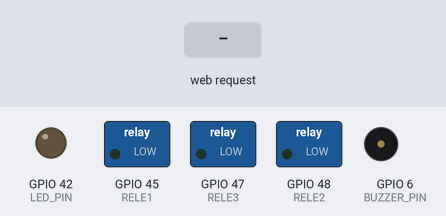
Bench run of a sketch on a simulated ESP32-S3. On the bench: switched loads named in the sketch (green lamp = pin HIGH), output pins drawn as LEDs (lit = HIGH), buzzer (waves = sounding). The test bench sets the inputs (shaded band). WiFi joins after 1.5 s; servers stay silent unless stated; what the sketch prints to the serial monitor is not drawn.

Above: at 2.7 s.
2.8 s: HTTP request GET /buzzer received
At 2.95 s:
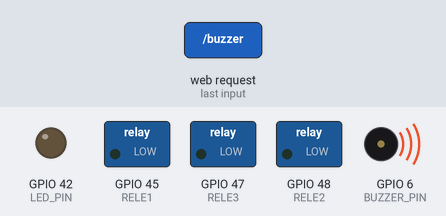
4.6 s: HTTP request GET /led?estado=on received
At 5.0 s:
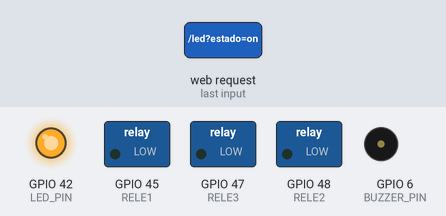
6.1 s: HTTP request GET /rele1?estado=on received
At 7.3 s:
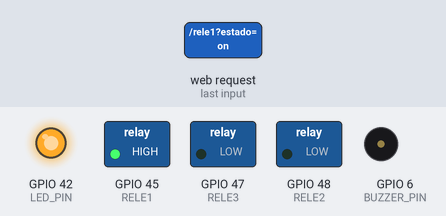
7.6 s: HTTP request GET /led?estado=1 received
At 8.4 s:
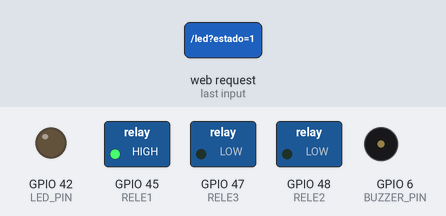
9.1 s: HTTP request GET /rele2?estado=on received
At 9.6 s:
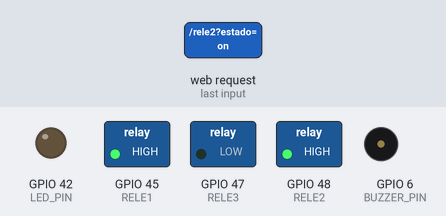
10.6 s: HTTP request GET /rele1?estado=1 received
At 11.9 s:
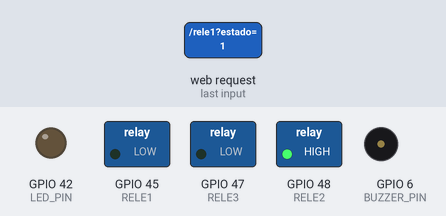
Timing chart, 0 to 13.1 s (numbered marks = the images above; inputs shaded):
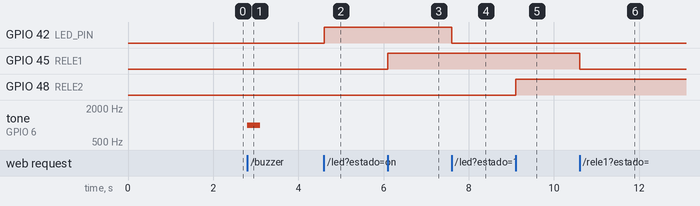

Measured:
- after the input at 2.8 s, tone on GPIO 6 (BUZZER_PIN): silent → 1000 Hz at once, → silent 0.30 s later
- after the input at 4.6 s, GPIO 42 (LED_PIN): LOW → HIGH at once
- after the input at 6.1 s, GPIO 45 (RELE1): LOW → HIGH at once
- after the input at 7.6 s, GPIO 42 (LED_PIN): HIGH → LOW at once
- after the input at 9.1 s, GPIO 48 (RELE2): LOW → HIGH at once
- after the input at 10.6 s, GPIO 45 (RELE1): HIGH → LOW at once

The sketch:

Esp32_Sensores.ino
```cpp
#include <WiFi.h>
#include <ESPAsyncWebServer.h>
#include <DHT.h>
#include <NewPing.h>

//Access Wi-Fi
const char * ssid = "SAM2.4";
const char * password = "sam07145";

// DHT11
#define DHTPIN 4
#define DHTTYPE DHT11
DHT dht(DHTPIN, DHTTYPE);

// LED
#define LED_PIN 42

// Buzzer
#define BUZZER_PIN 6

// Relés
#define RELE1 45
#define RELE2 48
#define RELE3 47

// Sensor de Proximidade (HC-SR04)
#define TRIGGER_PIN 15
#define ECHO_PIN 1
NewPing sonar(TRIGGER_PIN, ECHO_PIN, 200); // max 200cm

//Potenciometro
#define POT_PIN 9

//Sensor Presença
#define PIR_PIN 3

// Servidor Web
AsyncWebServer server(80);

void setup() {
  Serial.begin(115200);

  // Inicia sensores
  dht.begin();
  pinMode(LED_PIN, OUTPUT);
  pinMode(BUZZER_PIN, OUTPUT);
  pinMode(PIR_PIN, INPUT);
  pinMode(RELE1, OUTPUT);
  pinMode(RELE2, OUTPUT);
  pinMode(RELE3, OUTPUT);

  // Desligar todos no início
  digitalWrite(RELE1, LOW);
  digitalWrite(RELE2, LOW);
  digitalWrite(RELE3, LOW);

  // // Wi-Fi
  Serial.println("Conectando no WiFi...");
  WiFi.begin(ssid, password);

  while (WiFi.status() != WL_CONNECTED) {
  delay(500);
  Serial.print(".");
  }

  Serial.println("");
  Serial.println("WiFi conectado!");
  Serial.print("IP do ESP32: ");
  Serial.println(WiFi.localIP());

  // Rotas
  //Obter IP atual do ESP32 em formato texto.
  //## Obter IP do Esp32 na REDE ###
  //http://192.168.15.63/ip
  server.on("/ip", HTTP_GET, [](AsyncWebServerRequest *request){
  String ip = WiFi.localIP().toString();
  request->send(200, "text/plain", ip);

  });

  // Obter Temperatura
  //### Temperatura C ###
  //http://192.168.15.63/temperatura
  server.on("/temperatura", HTTP_GET, [](AsyncWebServerRequest *request){
    float t = dht.readTemperature();
          if (isnan(t)) {
              AsyncWebServerResponse *response = request->beginResponse(500, "text/plain", "Erro");
              response->addHeader("Access-Control-Allow-Origin", "*");   //Tratamento de CORS
              request->send(response);
    } else {
    //O que nos permite ter o acesso externo JS, Web, APIs
    AsyncWebServerResponse *response = request->beginResponse(200, "text/plain", String((int)t));
    response->addHeader("Access-Control-Allow-Origin", "*");    //Tratamento de CORS
    request->send(response);
  }
  });

  // Ligar e desligar LEDS
  // Ligar LED: http://192.168.15.63/led?estado=on
  // Desligar LED: http://192.168.15.63/led?estado=off
    server.on("/led", HTTP_GET, [](AsyncWebServerRequest *request){
        if (request->hasParam("estado")) {
            String estado = request->getParam("estado")->value();
            digitalWrite(LED_PIN, estado == "on" ? HIGH : LOW);
            request->send(200, "text/plain", "LED " + estado);
        } else {
            request->send(400, "text/plain", "Faltando parâmetro");
    }
   });

   // Ligar e desligar RELES
   // Ligar Rele 1: http://192.168.15.63/rele1?estado=on
   // Desligar Rele 1: http://192.168.15.63/rele1?estado=off
       server.on("/rele1", HTTP_GET, [](AsyncWebServerRequest *request){
       String estado = request->getParam("estado")->value();
       digitalWrite(RELE1, estado == "on" ? HIGH : LOW);
       request->send(200, "text/plain", "Relé 1 " + estado);
      });

       server.on("/rele2", HTTP_GET, [](AsyncWebServerRequest *request){
       String estado = request->getParam("estado")->value();
       digitalWrite(RELE2, estado == "on" ? HIGH : LOW);
       request->send(200, "text/plain", "Relé 2 " + estado);
      });

       server.on("/rele3", HTTP_GET, [](AsyncWebServerRequest *request){
       String estado = request->getParam("estado")->value();
       digitalWrite(RELE3, estado == "on" ? HIGH : LOW);
       request->send(200, "text/plain", "Relé 3 " + estado);
      });

     // Ligar Buzzer
     // http://192.168.15.63/buzzer
       server.on("/buzzer", HTTP_GET, [](AsyncWebServerRequest *request){
       tone(BUZZER_PIN, 1000, 300); // 1000 Hz por 300 ms
       request->send(200, "text/plain", "Buzzer acionado");
      });

     // Obter Proximidade
     // http://192.168.15.63/proximidade
       server.on("/proximidade", HTTP_GET, [](AsyncWebServerRequest *request){
       int distancia = sonar.ping_cm();
       request->send(200, "text/plain", String(distancia));
     });

      // Dados Potenciometro
      // http://192.168.15.63/potenciometro
       server.on("/potenciometro", HTTP_GET, [](AsyncWebServerRequest *request){
       int valor = analogRead(POT_PIN);
       AsyncWebServerResponse *response = request->beginResponse(200, "text/plain", String(valor));
       response->addHeader("Access-Control-Allow-Origin", "*");  // <- habilita CORS
       request->send(response);
      });
      // Dados de Presença
      // http://192.168.15.63/presenca
      server.on("/presenca", HTTP_GET, [](AsyncWebServerRequest *request){
      int estado = digitalRead(PIR_PIN);
      String resposta = estado == HIGH ? "Presença Detectada" : "Sem Movimento";
      AsyncWebServerResponse *response = request->beginResponse(200, "text/plain", resposta);
      response->addHeader("Access-Control-Allow-Origin", "*");
      request->send(response);
      });

      DefaultHeaders::Instance().addHeader("Access-Control-Allow-Origin", "*");
      DefaultHeaders::Instance().addHeader("Access-Control-Allow-Methods", "GET, POST, OPTIONS");
      DefaultHeaders::Instance().addHeader("Access-Control-Allow-Headers", "*");

      server.on("/ping", HTTP_GET, [](AsyncWebServerRequest *request){

    AsyncWebServerResponse *response =
        request->beginResponse(200, "text/plain", "ONLINE");

    response->addHeader("Access-Control-Allow-Origin", "*");

    request->send(response);
});

  server.begin();
}

void loop(){
    pinMode(PIR_PIN, INPUT);
 }
```
